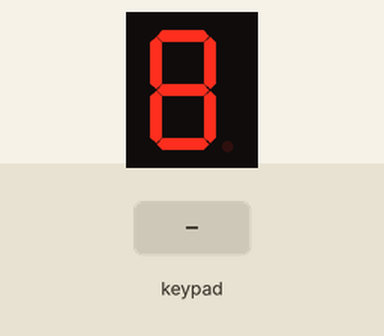
Simulated run of this sketch. Board: Arduino Uno, built with avr-gcc and run on an emulated ATmega328P. On the bench: 1-digit seven-segment display. Wiring (inferred from the names in the program): 1-digit 7-segment display, segments lit when LOW: segments pin 10, A0, A1, A2, A3, A4, A5. Inputs (shaded band) come from the test bench. The segment pins are drawn as the display they are named for.

Above: at 1.2 s.
1.3 s: keypad keys 1 2 pressed 0.4 s apart
At 3.9 s:
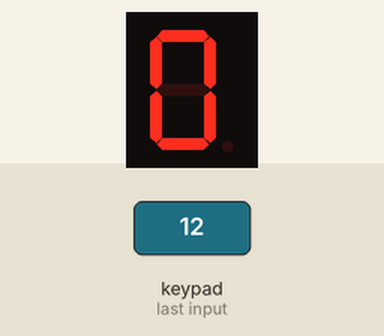
4.8 s: key '3' pressed
At 5.6 s:
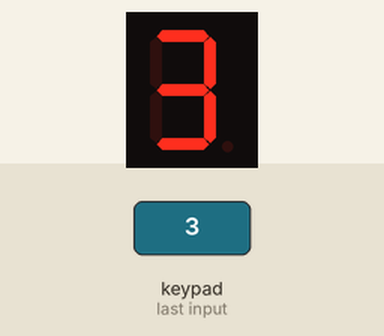
7.3 s: key 'A' pressed
At 7.6 s:
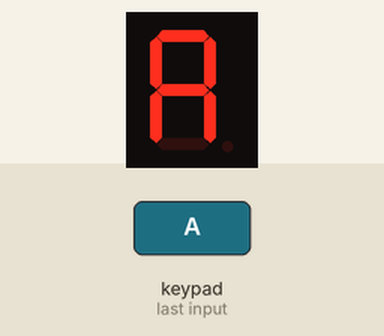
9.8 s: keypad keys 1 2 # pressed 0.4 s apart
At 12.3 s:
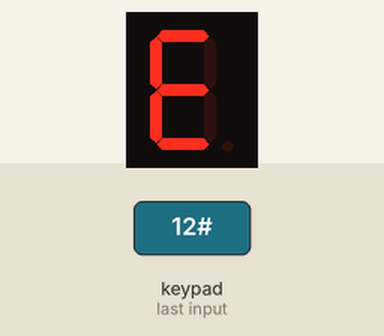
14.0 s: key '4' pressed
At 14.8 s:
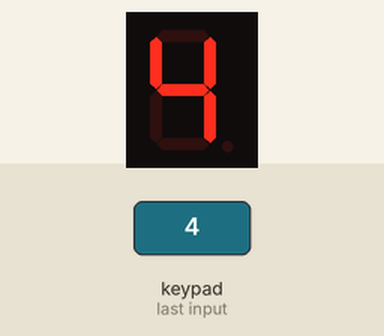
16.5 s: keypad keys 1 2 * pressed 0.4 s apart
At 19.3 s:
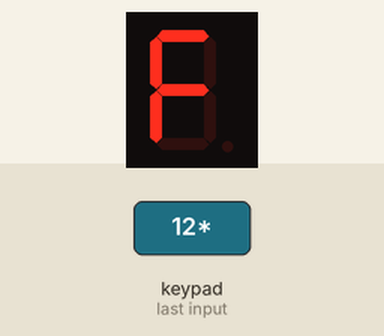
Timing chart, 0 to 20.8 s (numbered marks = the images above; inputs shaded):
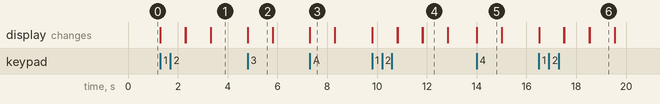

The sketch:

Teclado_Matricial_JAV.ino
```cpp
/*
FUNDACION KINAL
CENTRO: Educativo Tecnico Laboral Kinal
Perito en Electronica
Quinto Perito
SECCION: A
CURSO: Taller de Electronica Digital y Reparacion de Computadoras
Proyecto: Teclado Matricial
ALUMNOS: Jose Javier Juarez Rivera
CARNET: 2022252
*/

#include <Keypad.h> //Incluimos la libreria Keypad.h, perteneciente a Keypad Master

//Macros o directivas de preprocesador
#define filas 4
#define columnas 4
#define f1_teclado 9
#define f2_teclado 8
#define f3_teclado 7
#define f4_teclado 6
#define c1_teclado 5
#define c2_teclado 4
#define c3_teclado 3
#define c4_teclado 2

 #define a 10
 #define b A0
 #define c A1
 #define d A2
 #define e A3
 #define f A4
 #define g A5

char keys[filas][columnas] = {
  {'1','2','3','A'},
  {'4','5','6','B'},
  {'7','8','9','C'},
  {'*','0','#','D'}
};

byte pines_filas[filas] = {f1_teclado,f2_teclado,f3_teclado,f4_teclado};
byte pines_columnas[columnas] = {c1_teclado,c2_teclado,c3_teclado,c4_teclado};


Keypad JavviierKeypad = Keypad( makeKeymap(keys), pines_filas, pines_columnas, filas,columnas);

void setup() {
  pinMode(a, OUTPUT);
  pinMode(b, OUTPUT);
  pinMode(c, OUTPUT);
  pinMode(d, OUTPUT);
  pinMode(e, OUTPUT);
  pinMode(f, OUTPUT);
  pinMode(g, OUTPUT);
}
void loop(){
   char MOSTRAR = JavviierKeypad.getKey();
  switch(MOSTRAR)
  {

   break;
   case('0'):
   digitalWrite(a, LOW); digitalWrite(b, LOW); digitalWrite(c, LOW);
   digitalWrite(d, LOW); digitalWrite(e, LOW); digitalWrite(f, LOW); digitalWrite(g, HIGH);
   ;
   break;
   case('1'):
   digitalWrite(a, HIGH); digitalWrite(b, LOW); digitalWrite(c, LOW);
   digitalWrite(d, HIGH); digitalWrite(e, HIGH); digitalWrite(f, HIGH); digitalWrite(g, HIGH);
   delay(1000);
   digitalWrite(a, LOW); digitalWrite(b, LOW); digitalWrite(c, LOW);
   digitalWrite(d, LOW); digitalWrite(e, LOW); digitalWrite(f, LOW); digitalWrite(g, HIGH);
   break;
   case('2'):
   digitalWrite(a, LOW); digitalWrite(b, LOW); digitalWrite(c, HIGH);
   digitalWrite(d, LOW); digitalWrite(e, LOW); digitalWrite(f, HIGH); digitalWrite(g, LOW);
   delay(1000);
   digitalWrite(a, LOW); digitalWrite(b, LOW); digitalWrite(c, LOW);
   digitalWrite(d, LOW); digitalWrite(e, LOW); digitalWrite(f, LOW); digitalWrite(g, HIGH);
   break;
   case('3'):
   digitalWrite(a, LOW); digitalWrite(b, LOW); digitalWrite(c, LOW);
   digitalWrite(d, LOW); digitalWrite(e, HIGH); digitalWrite(f, HIGH); digitalWrite(g, LOW);
   delay(1000);
   digitalWrite(a, LOW); digitalWrite(b, LOW); digitalWrite(c, LOW);
   digitalWrite(d, LOW); digitalWrite(e, LOW); digitalWrite(f, LOW); digitalWrite(g, HIGH);
   break;
   case('A'):
   digitalWrite(a, LOW); digitalWrite(b, LOW); digitalWrite(c, LOW);
   digitalWrite(d, HIGH); digitalWrite(e, LOW); digitalWrite(f, LOW); digitalWrite(g, LOW);
   delay(1000);
   digitalWrite(a, LOW); digitalWrite(b, LOW); digitalWrite(c, LOW);
   digitalWrite(d, LOW); digitalWrite(e, LOW); digitalWrite(f, LOW); digitalWrite(g, HIGH);
   break;
   case('4'):
   digitalWrite(a, HIGH); digitalWrite(b, LOW); digitalWrite(c, LOW);
   digitalWrite(d, HIGH); digitalWrite(e, HIGH); digitalWrite(f, LOW); digitalWrite(g, LOW);
   delay(1000);
   digitalWrite(a, LOW); digitalWrite(b, LOW); digitalWrite(c, LOW);
   digitalWrite(d, LOW); digitalWrite(e, LOW); digitalWrite(f, LOW); digitalWrite(g, HIGH);
   break;
   case('5'):
   digitalWrite(a, LOW); digitalWrite(b, HIGH); digitalWrite(c, LOW);
   digitalWrite(d, LOW); digitalWrite(e, HIGH); digitalWrite(f, LOW); digitalWrite(g, LOW);
   delay(1000);
   digitalWrite(a, LOW); digitalWrite(b, LOW); digitalWrite(c, LOW);
   digitalWrite(d, LOW); digitalWrite(e, LOW); digitalWrite(f, LOW); digitalWrite(g, HIGH);
   break;
   case('6'):
   digitalWrite(a, LOW); digitalWrite(b, HIGH); digitalWrite(c, LOW);
   digitalWrite(d, LOW); digitalWrite(e, LOW); digitalWrite(f, LOW); digitalWrite(g, LOW);
   delay(1000);
   digitalWrite(a, LOW); digitalWrite(b, LOW); digitalWrite(c, LOW);
   digitalWrite(d, LOW); digitalWrite(e, LOW); digitalWrite(f, LOW); digitalWrite(g, HIGH);
   break;
   case('B'):
   digitalWrite(a, HIGH); digitalWrite(b, HIGH); digitalWrite(c, LOW);
   digitalWrite(d, LOW); digitalWrite(e, LOW); digitalWrite(f, LOW); digitalWrite(g, LOW);
   delay(1000);
   digitalWrite(a, LOW); digitalWrite(b, LOW); digitalWrite(c, LOW);
   digitalWrite(d, LOW); digitalWrite(e, LOW); digitalWrite(f, LOW); digitalWrite(g, HIGH);
   break;
   case('7'):
   digitalWrite(a, LOW); digitalWrite(b, LOW); digitalWrite(c, LOW);
   digitalWrite(d, HIGH); digitalWrite(e, HIGH); digitalWrite(f, HIGH); digitalWrite(g, HIGH);
   delay(1000);
   digitalWrite(a, LOW); digitalWrite(b, LOW); digitalWrite(c, LOW);
   digitalWrite(d, LOW); digitalWrite(e, LOW); digitalWrite(f, LOW); digitalWrite(g, HIGH);
   break;
   case('8'):
   digitalWrite(a, LOW); digitalWrite(b, LOW); digitalWrite(c, LOW);
   digitalWrite(d, LOW); digitalWrite(e, LOW); digitalWrite(f, LOW); digitalWrite(g, LOW);
   delay(1000);
   digitalWrite(a, LOW); digitalWrite(b, LOW); digitalWrite(c, LOW);
   digitalWrite(d, LOW); digitalWrite(e, LOW); digitalWrite(f, LOW); digitalWrite(g, HIGH);
   break;
   case('9'):
   digitalWrite(a, LOW); digitalWrite(b, LOW); digitalWrite(c, LOW);
   digitalWrite(d, LOW); digitalWrite(e, HIGH); digitalWrite(f, LOW); digitalWrite(g, LOW);
   delay(1000);
   digitalWrite(a, LOW); digitalWrite(b, LOW); digitalWrite(c, LOW);
   digitalWrite(d, LOW); digitalWrite(e, LOW); digitalWrite(f, LOW); digitalWrite(g, HIGH);
   break;
   case('C'):
   digitalWrite(a, LOW); digitalWrite(b, HIGH); digitalWrite(c, HIGH);
   digitalWrite(d, LOW); digitalWrite(e, LOW); digitalWrite(f, LOW); digitalWrite(g, HIGH);
   delay(1000);
   digitalWrite(a, LOW); digitalWrite(b, LOW); digitalWrite(c, LOW);
   digitalWrite(d, LOW); digitalWrite(e, LOW); digitalWrite(f, LOW); digitalWrite(g, HIGH);
   break;
   case('D'):
   digitalWrite(a, HIGH); digitalWrite(b, LOW); digitalWrite(c, LOW);
   digitalWrite(d, LOW); digitalWrite(e, LOW); digitalWrite(f, HIGH); digitalWrite(g, LOW);
   delay(1000);
   digitalWrite(a, LOW); digitalWrite(b, LOW); digitalWrite(c, LOW);
   digitalWrite(d, LOW); digitalWrite(e, LOW); digitalWrite(f, LOW); digitalWrite(g, HIGH);
   break;
   case('#'):
   digitalWrite(a, LOW); digitalWrite(b, HIGH);digitalWrite(c, HIGH);
   digitalWrite(d, LOW); digitalWrite(e, LOW); digitalWrite(f, LOW); digitalWrite(g, LOW);
   delay(1000);
   digitalWrite(a, LOW); digitalWrite(b, LOW); digitalWrite(c, LOW);
   digitalWrite(d, LOW); digitalWrite(e, LOW); digitalWrite(f, LOW); digitalWrite(g, HIGH);
   break;
   case('*'):
   digitalWrite(a, LOW); digitalWrite(b, HIGH); digitalWrite(c, HIGH);
   digitalWrite(d, HIGH); digitalWrite(e, LOW); digitalWrite(f, LOW); digitalWrite(g, LOW);
   delay(1000);
   digitalWrite(a, LOW); digitalWrite(b, LOW); digitalWrite(c, LOW);
   digitalWrite(d, LOW); digitalWrite(e, LOW); digitalWrite(f, LOW); digitalWrite(g, HIGH);
   break;


  }
}
```

Measured:
- after the input at 1.3 s, the display: first changes at once (image 1 shows a later state)
- after the input at 4.8 s, the display: changes at once (image 2)
- after the input at 7.3 s, the display: changes at once (image 3)
- after the input at 9.8 s, the display: first changes at once (image 4 shows a later state)
- after the input at 14.0 s, the display: changes at once (image 5)
- after the input at 16.5 s, the display: first changes at once (image 6 shows a later state)
- what the display in image 2 shows lasts 1.0 s, from 4.8 s to 5.8 s
